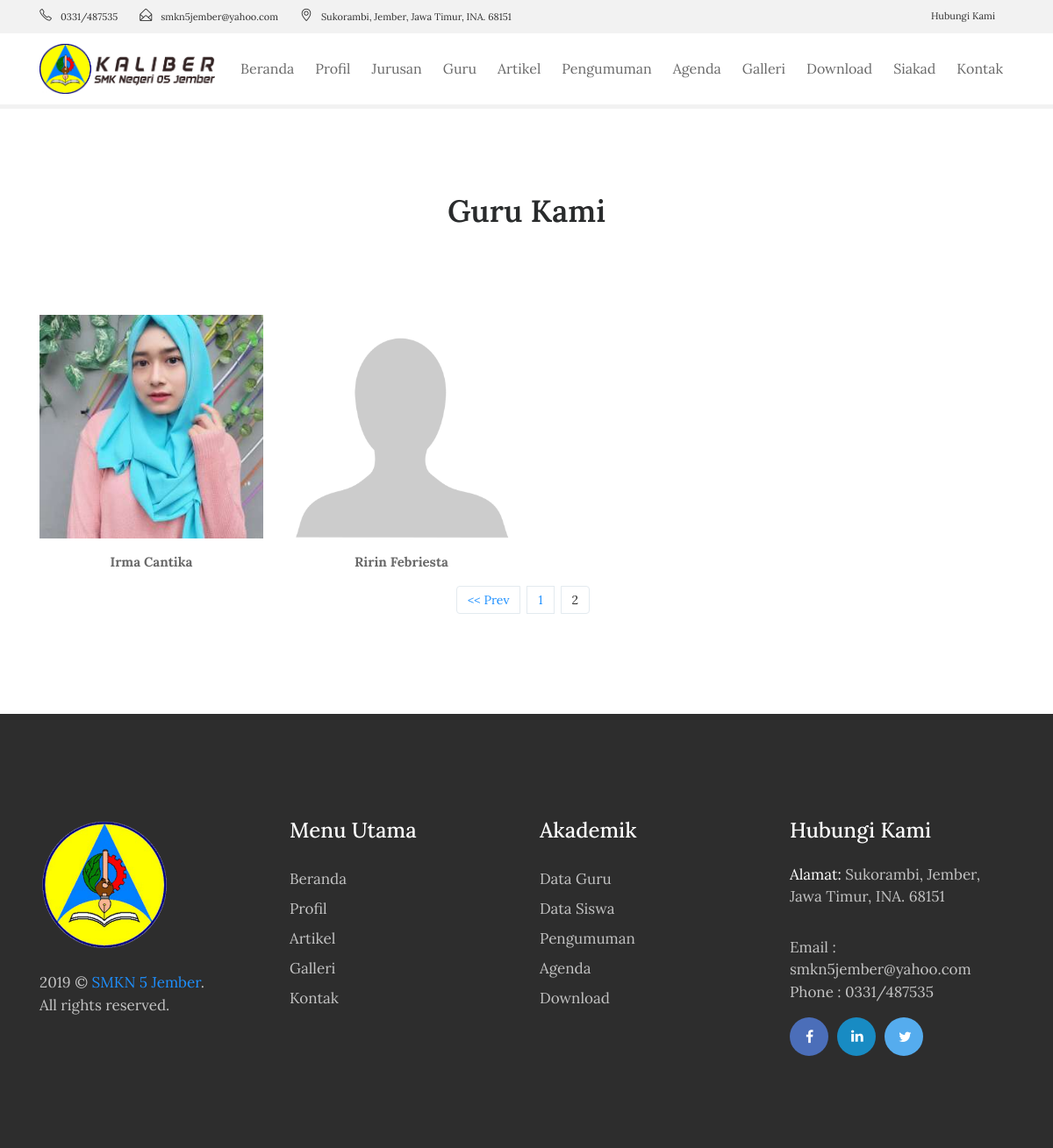
The page /guru/index/8 on the database as committed earlier.
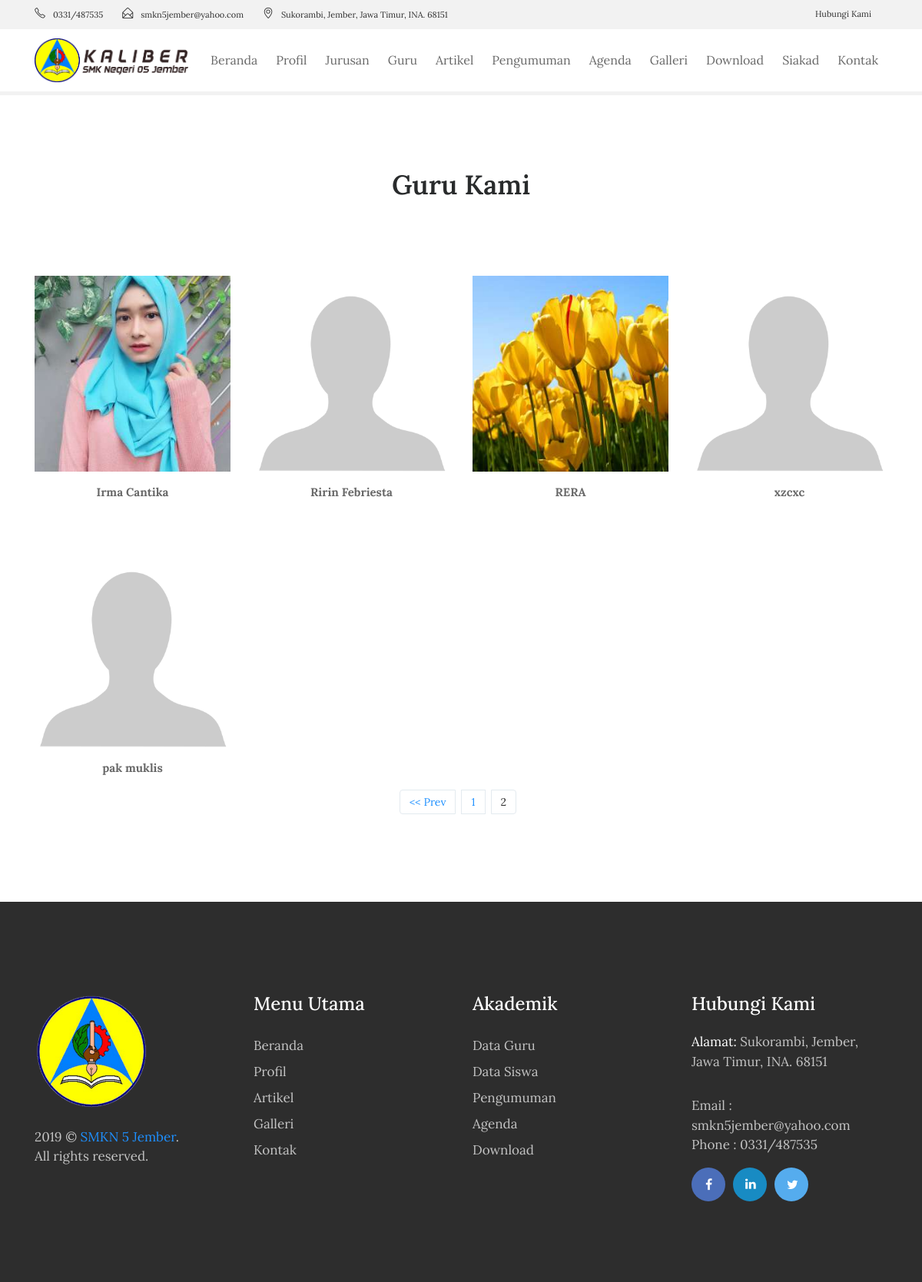
The same page on the database as committed later.
### tables this page shows
CREATE TABLE `tbl_guru` (
  `guru_id` varchar(5) NOT NULL,
  `guru_mapel_id` int(11) DEFAULT NULL,
  `guru_jabatan_id` varchar(5) DEFAULT NULL,
  `guru_piket_id` varchar(5) DEFAULT NULL,
  `guru_nip` varchar(30) DEFAULT NULL,
  `guru_nama` varchar(70) DEFAULT NULL,
  `guru_alamat` varchar(100) DEFAULT NULL,
  `guru_jumlah_jam` int(11) DEFAULT NULL,
  `guru_jenkel` varchar(2) DEFAULT NULL,
  `guru_tmp_lahir` varchar(80) DEFAULT NULL,
  `guru_tgl_lahir` varchar(80) DEFAULT NULL,
  `guru_photo` varchar(40) DEFAULT NULL,
  `guru_tgl_input` timestamp NULL DEFAULT CURRENT_TIMESTAMP
);

### index.php (called while the page is built, shortened)
<?php
require_once BASEPATH.'core/CodeIgniter.php';

### application/models/M_guru.php (called while the page is built, shortened)
<?php
class M_guru extends CI_Model{
	function guru_perpage($offset,$limit){
		$hsl=$this->db->query("SELECT * FROM tbl_guru limit $offset,$limit");
		return $hsl;
	}
}

### application/views/depan/v_guru.php (the view, shortened to what this page needs)
<!DOCTYPE html>
<html lang="en">
<head>
    <link rel="stylesheet" href="<?php echo base_url().'theme/css/bootstrap.min.css'?>">
    <link rel="stylesheet" href="<?php echo base_url().'theme/css/font-awesome.min.css'?>">
    <link rel="stylesheet" href="<?php echo base_url().'theme/css/simple-line-icons.css'?>">
    <link rel="stylesheet" href="<?php echo base_url().'theme/css/slick.css'?>">
    <link rel="stylesheet" href="<?php echo base_url().'theme/css/slick-theme.css'?>">
    <link rel="stylesheet" href="<?php echo base_url().'theme/css/owl.carousel.min.css'?>">
    <link href="<?php echo base_url().'theme/css/style.css'?>" rel="stylesheet">
</head>
<body>
     <div class="header-topbar">
        <div class="container">
            <div class="row">
                <div class="col-xs-6 col-sm-8 col-md-9">
                    <div class="header-top_address">
                        <div class="header-top_list">
                            <span class="icon-phone"></span>0331/487535
                        </div>
                        <div class="header-top_list">
                            <span class="icon-envelope-open"></span>smkn5jember@yahoo.com
                        </div>
                        <div class="header-top_list">
                            <span class="icon-location-pin"></span>Sukorambi, Jember, Jawa Timur, INA. 68151
                        </div>
                    </div>
                </div>
                <div class="col-xs-6 col-sm-4 col-md-3">
                    <div class="header-top_login mr-sm-3">
                        <a href="<?php echo site_url('contact');?>">Hubungi Kami</a>
                    </div>
                </div>
            </div>
        </div>
    </div>
    <div data-toggle="affix" style="border-bottom:solid 5px #f2f2f2;">
        <div class="container nav-menu2">
            <div class="row">
                <div class="col-md-12">
                    <nav class="navbar navbar2 navbar-toggleable-md navbar-light bg-faded">
                        <a href="<?php echo site_url('');?>" class="navbar-brand nav-brand2"><img class="img img-responsive" width="200px;" src="<?php echo base_url().'theme/images/logo-dark.png'?>"></a>
                        <div class="collapse navbar-collapse justify-content-end" id="navbarNavDropdown">
                            <ul class="navbar-nav">
                                <li class="nav-item">
                                    <a class="nav-link" href="<?php echo site_url('');?>">Beranda</a>
                                </li>
                                <li class="nav-item">
                                    <a class="nav-link" href="<?php echo site_url('about');?>">Profil</a>
                                </li>
                                <li class="nav-item">
                                    <a class="nav-link" href="<?php echo site_url('');?>">Jurusan</a>
                                </li>
                                <li class="nav-item">
                                    <a class="nav-link" href="<?php echo site_url('guru');?>">Guru</a>
                                </li>
                                <li class="nav-item">
                                    <a class="nav-link" href="<?php echo site_url('blog');?>">Artikel</a>
                                </li>
                                <li class="nav-item">
                                    <a class="nav-link" href="<?php echo site_url('pengumuman');?>">Pengumuman</a>
                                </li>
                                <li class="nav-item">
                                    <a class="nav-link" href="<?php echo site_url('agenda');?>">Agenda</a>
                                </li>
                                <li class="nav-item">
                                    <a class="nav-link" href="<?php echo site_url('galeri');?>">Galleri</a>
                                </li>
                                <li class="nav-item">
                                    <a class="nav-link" href="<?php echo site_url('download');?>">Download</a>
                                </li>
                                 <li class="nav-item">
                                    <a class="nav-link" href="<?php echo site_url('login_si');?>">Siakad</a>
                                </li>
                                <li class="nav-item">
                                  <a class="nav-link" href="<?php echo site_url('contact');?>">Kontak</a>
                                </li>
                          </ul>
                    </div>
                  </nav>
                </div>
              </div>
            </div>
          </div>
    <section class="our-teachers">
        <div class="container">
            <div class="row">
                <div class="col-md-12">
                    <h2 class="mb-5">Guru Kami</h2>
                </div>
            </div>
            <div class="row">
                <?php foreach ($data->result() as $row) : ?>
                    <div class="col-xs-12 col-sm-6 col-md-3">
                        <div class="admission_insruction">
                          <?php if(empty($row->guru_photo)):?>
                            <img src="<?php echo base_url().'assets/images/blank.png';?>" class="img-fluid" alt="#">
                          <?php else:?>
                            <img src="<?php echo base_url().'assets/images/'.$row->guru_photo;?>" class="img-fluid" alt="#">
                          <?php endif;?>
                            <p class="text-center mt-3"><span><?php echo $row->guru_nama;?></span>
                                <br>
                        </div>
                    </div>
                <?php endforeach;?>
              </div>
            <nav><?php echo $page;?></nav>
        </div>
    </section>
<footer>
    <div class="container">
        <div class="row">
            <div class="col-md-3">
                <div class="foot-logo">
                    <a href="<?php echo site_url();?>">
                        <img src="<?php echo base_url().'theme/images/logo-white.png'?>" width="150px" class="img-fluid" alt="footer_logo">
                    </a>
                    <p><?php echo date('Y');?> © <a href="http://mfikri.com" target="_blank">SMKN 5 Jember</a>. <br>All rights reserved.</p>
                    </div>
                </div>
                <div class="col-md-3">
                    <div class="sitemap">
                        <h3>Menu Utama</h3>
                        <ul>
                            <li><a href="<?php echo site_url();?>">Beranda</a></li>
                            <li><a href="<?php echo site_url('about');?>">Profil</a></li>
                            <li><a href="<?php echo site_url('artikel');?>">Artikel</a></li>
                            <li><a href="<?php echo site_url('galeri');?>">Galleri</a></li>
                            <li><a href="<?php echo site_url('contact');?>">Kontak</a></li>
                        </ul>
                    </div>
                </div>
                <div class="col-md-3">
                  <div class="sitemap">
                      <h3>Akademik</h3>
                      <ul>
                          <li><a href="<?php echo site_url('guru');?>">Data Guru</a></li>
                          <li><a href="<?php echo site_url('siswa');?>">Data Siswa </a></li>
                          <li><a href="<?php echo site_url('pengumuman');?>">Pengumuman</a></li>
                          <li><a href="<?php echo site_url('agenda');?>">Agenda</a></li>
                          <li><a href="<?php echo site_url('download');?>">Download</a></li>
                      </ul>
                  </div>
                </div>
                <div class="col-md-3">
                    <div class="address">
                        <h3>Hubungi Kami</h3>
                        <p><span>Alamat: </span> Sukorambi, Jember, Jawa Timur, INA. 68151</p>
                        <p>Email : smkn5jember@yahoo.com
                            <br> Phone : 0331/487535</p>
                            <ul class="footer-social-icons">
                                <li><a href="#"><i class="fa fa-facebook fa-fb" aria-hidden="true"></i></a></li>
                                <li><a href="#"><i class="fa fa-linkedin fa-in" aria-hidden="true"></i></a></li>
                                <li><a href="#"><i class="fa fa-twitter fa-tw" aria-hidden="true"></i></a></li>
                            </ul>
                        </div>
                    </div>
                </div>
            </div>
        </footer>
</body>
</html>

### application/controllers/Guru.php (shortened to what this page needs)
<?php
class Guru extends CI_Controller{
	function __construct(){
		$this->load->model('m_guru');
		$this->load->model('m_pengunjung');
	}
	function index(){
		$jum=$this->m_guru->guru();
        $page=$this->uri->segment(3);
        if(!$page):
            $offset = 0;
        else:
            $offset = $page;
        endif;
        $limit=8;
        $config['base_url'] = base_url() . 'guru/index/';
            $config['total_rows'] = $jum->num_rows();
            $config['per_page'] = $limit;
            $config['uri_segment'] = 3;
	          $config['full_tag_open']    = '<div class="pagging text-center"><nav><ul class="pagination justify-content-center">';
	          $config['full_tag_close']   = '</ul></nav></div>';
	          $config['num_tag_open']     = '<li class="page-item"><span class="page-link">';
	          $config['num_tag_close']    = '</span></li>';
	          $config['cur_tag_open']     = '<li class="page-item"><span class="page-link">';
	          $config['cur_tag_close']    = '<span class="sr-only">(current)</span></span></li>';
	          $config['next_tag_open']    = '<li class="page-item"><span class="page-link">';
	          $config['next_tagl_close']  = '<span aria-hidden="true">&raquo;</span></span></li>';
	          $config['prev_tag_open']    = '<li class="page-item"><span class="page-link">';
	          $config['prev_tagl_close']  = '</span>Next</li>';
	          $config['first_tag_open']   = '<li class="page-item"><span class="page-link">';
	          $config['first_tagl_close'] = '</span></li>';
	          $config['last_tag_open']    = '<li class="page-item"><span class="page-link">';
	          $config['last_tagl_close']  = '</span></li>';
            $config['first_link'] = 'Awal';
            $config['last_link'] = 'Akhir';
            $config['next_link'] = 'Next >>';
            $config['prev_link'] = '<< Prev';
            $this->pagination->initialize($config);
            $x['page'] =$this->pagination->create_links();
						$x['data']=$this->m_guru->guru_perpage($offset,$limit);
						$this->load->view('depan/v_guru',$x);
	}
}

Rows that differ between the two databases and show on the page:
added tbl_guru: guru_photo (picture), guru_nama "RERA"
added tbl_guru: guru_nama "xzcxc"
added tbl_guru: guru_nama "pak muklis"
